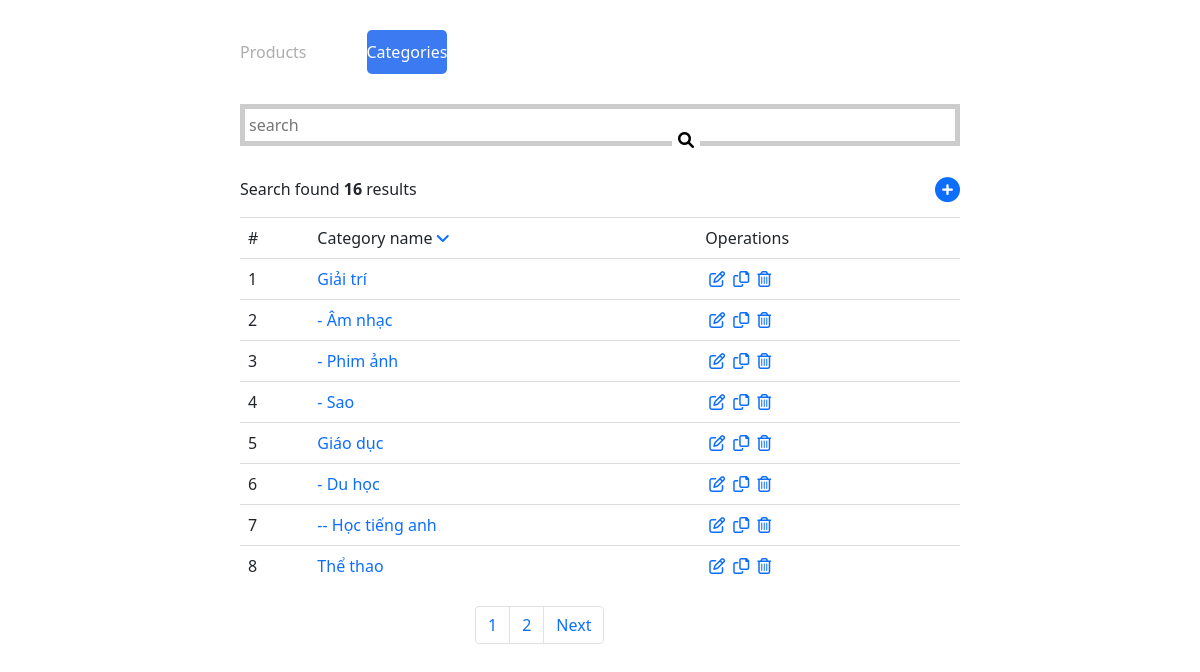
/?mod=home&controller=index&action=sort&sort=ASC&attr=title, run on the app's committed database.
### tables this page shows
CREATE TABLE `tbl_cat` (
  `cat_id` int(11) NOT NULL,
  `title` varchar(500) NOT NULL,
  `parent_id` int(11) NOT NULL
);

### libraries/database.php (called while the page is built, shortened)
<?php
function db_query($query_string) {
    global $conn;
    $result = mysqli_query($conn, $query_string);
    return $result;
}
function db_fetch_array($query_string) {
    $result = array();
    $mysqli_result = db_query($query_string);
    while ($row = mysqli_fetch_assoc($mysqli_result)) {
        $result[] = $row;
    }
    return $result;
}
function db_num_rows($query_string) {
    $mysqli_result = db_query($query_string);
	return mysqli_num_rows($mysqli_result);
}

### modules/home/controllers/indexController.php (called while the page is built, shortened)
<?php
function sortAction(){
    load_view('cat');
}

### core/router.php (called while the page is built, shortened)
<?php
$action_name = get_action().'Action';
call_function(array('construct', $action_name));

### core/appload.php (called while the page is built, shortened)
<?php
require CONFIGPATH . DIRECTORY_SEPARATOR . 'database.php';
require LIBPATH . DIRECTORY_SEPARATOR . 'database.php';
require LIBPATH . DIRECTORY_SEPARATOR . 'data_tree.php';
require LIBPATH . DIRECTORY_SEPARATOR . 'pagination.php';
require COREPATH . DIRECTORY_SEPARATOR . 'base.php';
require COREPATH . DIRECTORY_SEPARATOR . 'router.php';

### index.php (called while the page is built, shortened)
<?php
require COREPATH.DIRECTORY_SEPARATOR.'appload.php';

### libraries/data_tree.php (called while the page is built, shortened)
<?php
function data_tree($data, $parent_id = 1, $level = 0){
    $result = array();
    foreach($data as $item){
        if($item['parent_id'] == $parent_id){
            $item['level'] = $level;
            $result[] = $item;
            $child = data_tree($data, $item['cat_id'], $level+1);
            $result = array_merge($result, $child);
        }
    }
    return $result;
}

### modules/home/views/catView.php (the view, shortened to what this page needs)
<?php
$data_cat = db_fetch_array('SELECT* FROM `tbl_cat`');
$list_cat_all = data_tree($data_cat, 0);
$num_per_page = 10;
$list_num_page = db_num_page('tbl_cat', $num_per_page);
$total_row = count($list_cat_all);
$num_page = ceil($total_row / $num_per_page);
$page_num = (int) !empty($_GET['page_id']) ? $_GET['page_id'] : 1;
$start = ($page_num - 1) * $num_per_page;
$sort = "";
if (isset($_GET['sort']) && !empty($_GET['sort']) && isset($_GET['attr']) && isset($_GET['attr'])) {
    $sort = $_GET['sort'];
    $attr = $_GET['attr'];
    $list_product_cat = db_fetch_array("SELECT * FROM `tbl_cat` ORDER BY `$attr` $sort LIMIT $start,$num_per_page");
    $list_product_cat_all = data_tree($list_product_cat, 0);
}
?>
<div class="main">
    <div id="search" class="">
        <form method="GET">
            <input class="p-1" type="text" name="value" id="form_search" placeholder="search">
            <button type="submit" id="btn_search" name="btn_search" value="Tìm kiếm"><i
                    class="fa-solid fa-magnifying-glass"></i></button>
        </form>
    </div>
    <div class="d-flex mt-3 justify-content-between">
        <p>Search found <b><?php echo $total_row; ?></b> results</p>
        <a href="?mod=home&controller=index&action=add_cat"><i class="fa-solid fa-circle-plus" style="font-size:25px;"></i></a>
    </div>
    <table>
        <thead>
            <tr>
                <td>#</td>
                <td>Category name
                    <?php
                    if ($sort == "DESC" && $attr = "title") {
                        ?>
                        <a href="?mod=home&controller=index&action=sort&sort=ASC&attr=title">
                            <i class="fa-solid fa-angle-up"></i>
                        </a>
                        <?php
                    } else {
                        ?>
                        <a href="?mod=home&controller=index&action=sort&sort=DESC&attr=title">
                            <i class="fa-solid fa-angle-down"></i>
                        </a>
                        <?php
                    }
                    ?>
                </td>
                <td>Operations</td>
            </tr>
        </thead>
        <tbody>
            <?php
            if (isset($_GET['sort'])) {
                $temp = 0;
                foreach ($list_product_cat_all as $cat) {
                    $temp++
                    ?>
                    <tr>
                        <td><?php echo $temp ?></td>
                        <td><a class="text-decoration-none" href="?mod=home&controller=index&action=detail&cat_id=<?php echo $cat['cat_id'] ?>" title=""><?php echo str_repeat('-', $cat['level']) . ' ' . $cat['title'] ?></a></td>
                        <td>
                            <div class="d-flex">
                                <a href="?mod=home&controller=index&action=update_cat&cat_id=<?php echo $cat['cat_id'] ?>" class="mx-1"><i class="fa-regular fa-pen-to-square"></i></a>
                                <a href="?mod=home&controller=index&action=copy&cat_id=<?php echo $cat['cat_id'] ?>" class="mx-1"><i class="fa-regular fa-copy"></i></a>
                                <a href="?mod=home&controller=index&action=delete_cat&cat_id=<?php echo $cat['cat_id'] ?>" class="mx-1"><i class="fa-regular fa-trash-can"></i></a>
                            </div>
                        </td>
                    </tr>
                    <?php
                }
            }
            ?>
        </tbody>
    </table>
    <section>
        <nav aria-label="Page navigation example">
            <?php echo get_pagging($num_page, $page_num, "?mod=home&controller=index&action=index") ?>
        </nav>
    </section>
</div>

### core/base.php (shortened to what this page needs)
<?php
function get_module() {
    global $config;
    $module = isset($_GET['mod']) ? $_GET['mod'] : $config['default_module'];
    return $module;
}
function call_function($list_function = array()) {
    if (is_array($list_function)) {
        foreach ($list_function as $f) {
            if (function_exists($f())) {
                $f();
            }
        }
    }
}
function load_view($name, $data_send = array()) {
    $data = $data_send;
    $path = MODULESPATH . DIRECTORY_SEPARATOR . get_module() . DIRECTORY_SEPARATOR . 'views' . DIRECTORY_SEPARATOR . $name . 'View.php';
    if (file_exists($path)) {
        require $path;
    } else {
        echo "Không tìm thấy {$path}";
    }
}
function get_header($name = '') {
    global $data;
    if (empty($name)) {
        $name = 'header';
    } else {
        $name = "header-{$name}";
    }
    $path = LAYOUTPATH . DIRECTORY_SEPARATOR . $name . '.php';
    if (file_exists($path)) {
        if (is_array($data)) {
            foreach ($data as $key => $a) {
                $$key = $a;
            }
        }
        require $path;
    } else {
        echo "Không tìm thấy {$path}";
    }
}
function get_footer($name = '') {
    global $data;
    if (empty($name)) {
        $name = 'footer';
    } else {
        $name = "footer-{$name}";
    }
    $path = LAYOUTPATH . DIRECTORY_SEPARATOR . $name . '.php';
    if (file_exists($path)) {
        if (is_array($data)) {
            foreach ($data as $key => $a) {
                $$key = $a;
            }
        }
        require $path;
    } else {
        echo "Không tìm thấy {$path}";
    }
}
?>

### public/css/listCat.css (style rules this page uses)
#search #form_search { display: inline-block; width: 100%; border: 5px solid #ccc; }
#search #btn_search { position: absolute; top: 127px; right: 500px; border: none; background-color: #fff; }
table { width: 100%; max-width: 100%; margin-bottom: 20px; }
table>thead>tr>th, table>tbody>tr>th, table>thead>tr>td, table>tbody>tr>td { padding: 8px; vertical-align: top; border-top: 1px solid #dddddd; height: 30px; }
section { width: 250px; margin: 0 auto; }

### public/css/addCat.css (style rules this page uses)
.main input { display: block; padding: 5px 10px; border: 1px solid #ddd; width: 35%; margin-bottom: 15px; }

### data on the page
tbl_cat: title "Giải trí"
tbl_cat: level "-", title "Âm nhạc"
tbl_cat: level "-", title "Phim ảnh"
tbl_cat: level "-", title "Sao"
tbl_cat: title "Giáo dục"
tbl_cat: level "-", title "Du học"
tbl_cat: level "--", title "Học tiếng anh"
tbl_cat: title "Thể thao"

### other printed values
$total_row "16"
